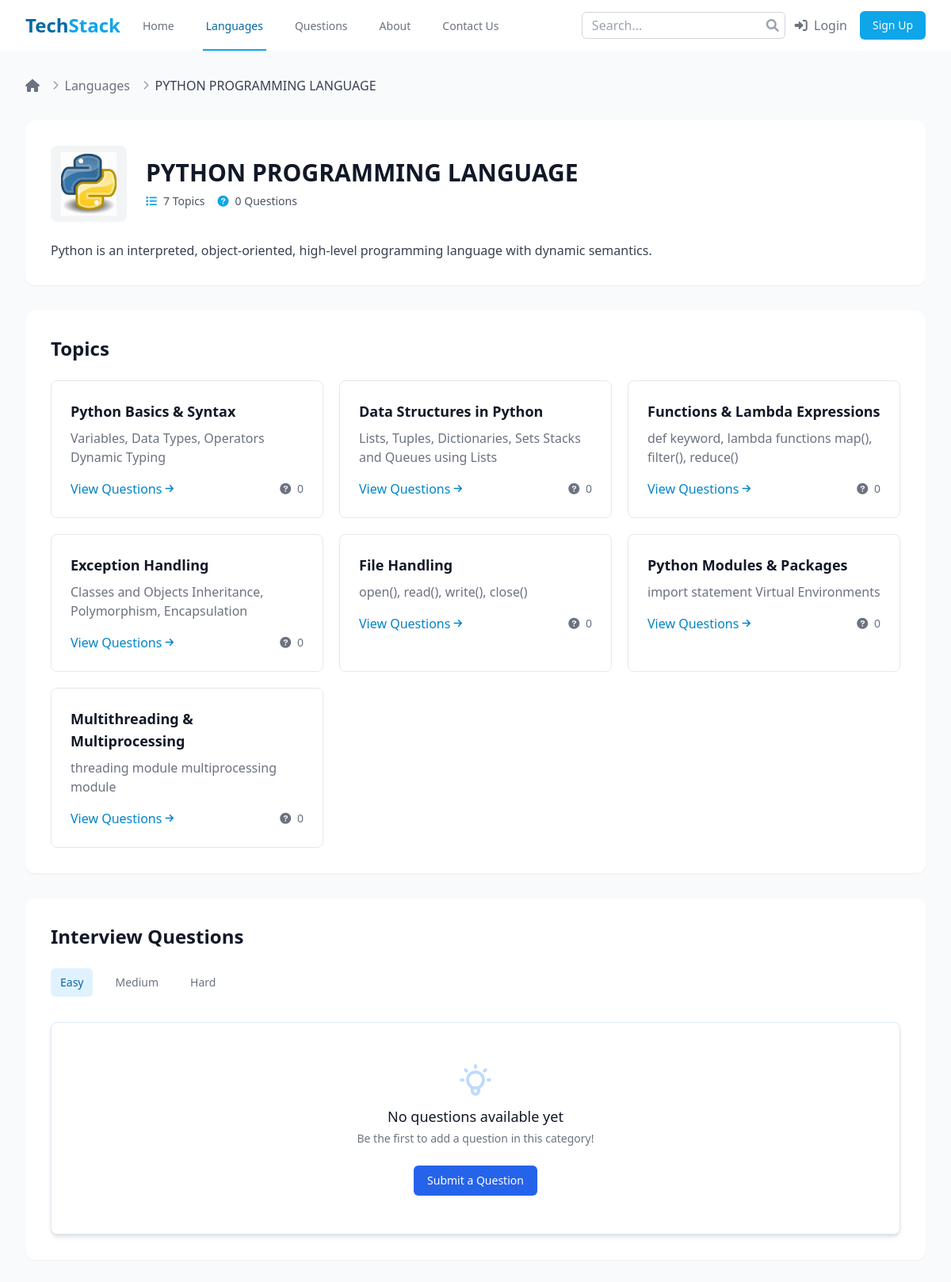
Page /languages/python-programming-language/ on the committed database.
### languages/models.py (models this page shows, shortened)
class Language(models.Model):
    name = models.CharField(max_length=100)
    slug = models.SlugField(unique=True, blank=True)
    description = models.TextField()
    logo = models.ImageField(upload_to='languages/logos/', blank=True, null=True)
    created_at = models.DateTimeField(auto_now_add=True)
    updated_at = models.DateTimeField(auto_now=True)
    is_featured = models.BooleanField(default=False)
    class Meta:
        ordering = ['name']

class Topic(models.Model):
    name = models.CharField(max_length=100)
    slug = models.SlugField(unique=True, blank=True)
    language = models.ForeignKey(Language, on_delete=models.CASCADE, related_name='topics')
    description = models.TextField()

### languages/views.py (the view)
# urls.py: path('<slug:slug>/', views.language_detail, name='language_detail'),
def language_detail(request, slug):
    language = get_object_or_404(Language, slug=slug)
    topics = language.topics.all()
    easy_questions = Question.objects.filter(language=language, difficulty='easy', is_approved=True)
    medium_questions = Question.objects.filter(language=language, difficulty='medium', is_approved=True)
    hard_questions = Question.objects.filter(language=language, difficulty='hard', is_approved=True)
    context = {
        'language': language,
        'topics': topics,
        'easy_questions': easy_questions,
        'medium_questions': medium_questions,
        'hard_questions': hard_questions,
    }
    return render(request, 'languages/language_detail.html', context)

### templates/languages/language_detail.html (shortened to what this page needs)
{% extends 'base.html' %}
{% block content %}
<div class="bg-gray-50 min-h-screen">
    <div class="max-w-7xl mx-auto py-8 px-4 sm:px-6 lg:px-8">
        <nav class="flex mb-8" aria-label="Breadcrumb">
            <ol class="flex items-center space-x-2">
                <li>
                    <a href="{% url 'home' %}" class="text-gray-500 hover:text-gray-700 transition-colors">
                        <i class="fas fa-home"></i>
                    </a>
                </li>
                <li>
                    <div class="flex items-center">
                        <i class="fas fa-chevron-right text-gray-400 text-xs mx-2"></i>
                        <a href="{% url 'language_list' %}" class="text-gray-500 hover:text-gray-700 transition-colors">
                            Languages
                        </a>
                    </div>
                </li>
                <li>
                    <div class="flex items-center">
                        <i class="fas fa-chevron-right text-gray-400 text-xs mx-2"></i>
                        <span class="text-gray-700 font-medium">
                            {{ language.name }}
                        </span>
                    </div>
                </li>
            </ol>
        </nav>
        <div class="bg-white rounded-xl shadow-sm p-8 mb-8">
            <div class="flex flex-col md:flex-row md:items-center">
                <div class="flex-shrink-0 mr-6 mb-4 md:mb-0">
                    {% if language.logo %}
                        <img class="h-24 w-24 object-contain bg-gray-100 p-2 rounded-lg" src="{{ language.logo.url }}" alt="{{ language.name }}">
                    {% else %}
                        <div class="h-24 w-24 bg-primary-100 text-primary-700 flex items-center justify-center rounded-lg">
                            <span class="text-4xl font-bold">{{ language.name|slice:":1" }}</span>
                        </div>
                    {% endif %}
                </div>
                <div>
                    <h1 class="text-3xl font-bold text-gray-900">
                        {{ language.name }}
                    </h1>
                    <div class="mt-2 flex flex-wrap gap-4">
                        <div class="flex items-center text-sm text-gray-600">
                            <i class="fas fa-list mr-2 text-primary-500"></i>
                            {{ topics.count }} Topics
                        </div>
                        <div class="flex items-center text-sm text-gray-600">
                            <i class="fas fa-question-circle mr-2 text-primary-500"></i>
                            {{ language.questions.count }} Questions
                        </div>
                    </div>
                </div>
            </div>
            <div class="mt-6 prose max-w-none">
                <p class="text-gray-700">
                    {{ language.description }}
                </p>
            </div>
        </div>
        <div class="bg-white rounded-xl shadow-sm p-8 mb-8">
            <h2 class="text-2xl font-bold text-gray-900 mb-6">Topics</h2>
            <div class="grid grid-cols-1 gap-5 sm:grid-cols-2 lg:grid-cols-3">
                {% for topic in topics %}
                    <div class="bg-white border border-gray-200 rounded-lg overflow-hidden topic-card">
                        <div class="p-6">
                            <h3 class="text-lg font-semibold text-gray-900 mb-2">
                                <a href="{% url 'topic_detail' language.slug topic.slug %}" class="hover:text-primary-600 transition-colors">
                                    {{ topic.name }}
                                </a>
                            </h3>
                            <p class="text-gray-500 mb-4 line-clamp-3">
                                {{ topic.description|truncatewords:20 }}
                            </p>
                            <div class="flex items-center justify-between">
                                <a href="{% url 'topic_detail' language.slug topic.slug %}" class="inline-flex items-center text-primary-600 hover:text-primary-700 font-medium transition-colors">
                                    View Questions <i class="fas fa-arrow-right ml-1 text-xs"></i>
                                </a>
                                <span class="text-sm text-gray-500">
                                    <i class="fas fa-question-circle mr-1"></i>
                                    {{ topic.questions.count }}
                                </span>
                            </div>
                        </div>
                    </div>
                {% empty %}
                    <div class="col-span-full text-center py-12 bg-gray-50 rounded-lg">
                        <i class="fas fa-folder-open text-5xl text-gray-300 mb-3"></i>
                        <h3 class="text-lg font-medium text-gray-900 mb-1">No topics available</h3>
                        <p class="text-gray-500">There are no topics available for this language yet.</p>
                    </div>
                {% endfor %}
            </div>
        </div>
        <div class="bg-white rounded-xl shadow-sm p-8">
            <h2 class="text-2xl font-bold text-gray-900 mb-6">Interview Questions</h2>
            <div class="mb-8">
                <div class="hidden sm:block">
                    <nav class="flex space-x-4" aria-label="Tabs">
                        <button class="difficulty-tab px-3 py-2 text-sm font-medium rounded-md bg-primary-100 text-primary-700" data-tab="easy">
                            Easy
                        </button>
                        <button class="difficulty-tab px-3 py-2 text-sm font-medium rounded-md text-gray-500 hover:text-gray-700 bg-white hover:bg-gray-50" data-tab="medium">
                            Medium
                        </button>
                        <button class="difficulty-tab px-3 py-2 text-sm font-medium rounded-md text-gray-500 hover:text-gray-700 bg-white hover:bg-gray-50" data-tab="hard">
                            Hard
                        </button>
                    </nav>
                </div>
            </div>
            <div>
                <div id="easy-questions" class="difficulty-content">
                    {% include 'questions/question_list_partial.html' with questions=easy_questions %}
                </div>
            </div>
        </div>
    </div>
</div>
{% endblock %}

### rows in the picture
Language: name "PYTHON PROGRAMMING LANGUAGE", logo (picture), count "7", questions.count "0", description "Python is an interpreted, object-oriented, high-level programming language with dynamic semantics."
Topic: name "Python Basics & Syntax", description "Variables, Data Types, Operators Dynamic Typing", questions.count "0"
Topic: name "Data Structures in Python", description "Lists, Tuples, Dictionaries, Sets Stacks and Queues using Lists", questions.count "0"
Topic: name "Functions & Lambda Expressions", description "def keyword, lambda functions map(), filter(), reduce()", questions.count "0"
Topic: name "Exception Handling", description "Classes and Objects Inheritance, Polymorphism, Encapsulation", questions.count "0"
Topic: name "File Handling", description "open(), read(), write(), close()", questions.count "0"
Topic: name "Python Modules & Packages", description "import statement Virtual Environments", questions.count "0"
Topic: name "Multithreading & Multiprocessing", description "threading module multiprocessing module", questions.count "0"
